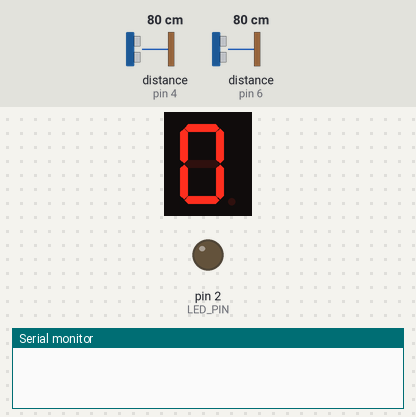
This sketch was run on a simulated Arduino Uno, built with avr-gcc and run on an emulated ATmega328P. Shown: 1-digit seven-segment display, output pins drawn as LEDs (lit = HIGH), the last lines printed to the serial monitor. Wiring (inferred from the names in the program): 2 × ultrasonic range finder: trigger pin 3, echo pin 4 / trigger pin 5, echo pin 6; 1-digit 7-segment display, segments lit when HIGH: segments pin 7, pin 8, pin 9, pin 10, pin 11, pin 12, pin 13. Inputs (shaded band) come from the test bench; at power-on: distance to the obstacle (sensors on pin 4, pin 6) 80 cm. The echo pulse lasts 58.3 µs per cm; the segment pins are drawn as the display they are named for; pins used as bus, display or sensor lines are not drawn.

Above: at 1.2 s.
1.3 s: distance to the obstacle (sensor on pin 4) set to 17 cm
2.8 s: distance to the obstacle (sensor on pin 4) set to 14 cm
At 4.0 s:
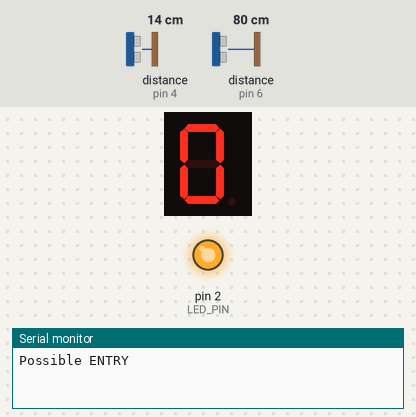
4.3 s: distance to the obstacle (sensor on pin 6) set to 2 cm
At 4.9 s:
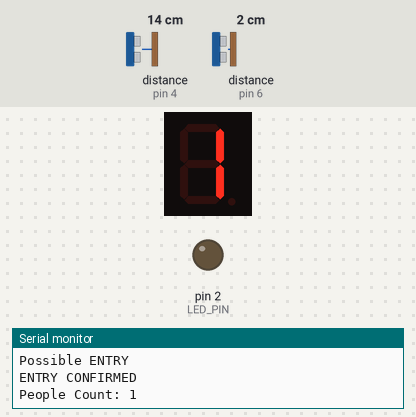
6.8 s: distance to the obstacle (sensor on pin 6) set to 14 cm
8.9 s: distance to the obstacle (sensor on pin 6) set to 18 cm
At 9.9 s:
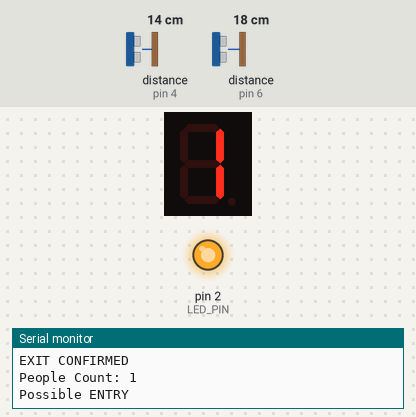
Timing chart, 0 to 14.0 s (numbered marks = the images above; inputs shaded):
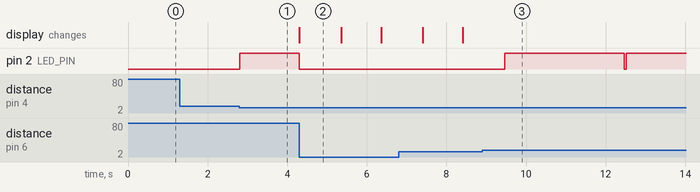

The sketch:

IOTPBL.ino
```cpp
#define LED_PIN 2

// Ultrasonic Sensor 2 (outside)
#define TRIGGER_PIN_2 3
#define ECHO_PIN_2    4

// Ultrasonic Sensor 3 (inside)
#define TRIGGER_PIN_3 5
#define ECHO_PIN_3    6

// 7 Segment Display
#define A_PIN 7
#define B_PIN 8
#define C_PIN 9
#define D_PIN 10
#define E_PIN 11
#define F_PIN 12
#define G_PIN 13

const int DETECTION_DISTANCE = 15;
const unsigned long CONFIRM_TIME = 3000;

int peopleCount = 0;

void clearDisplay() {

  digitalWrite(A_PIN, LOW);
  digitalWrite(B_PIN, LOW);
  digitalWrite(C_PIN, LOW);
  digitalWrite(D_PIN, LOW);
  digitalWrite(E_PIN, LOW);
  digitalWrite(F_PIN, LOW);
  digitalWrite(G_PIN, LOW);
}

void displayDigit(int digit) {

  clearDisplay();

  switch(digit) {

    case 0:
      digitalWrite(A_PIN, HIGH);
      digitalWrite(B_PIN, HIGH);
      digitalWrite(C_PIN, HIGH);
      digitalWrite(D_PIN, HIGH);
      digitalWrite(E_PIN, HIGH);
      digitalWrite(F_PIN, HIGH);
      break;

    case 1:
      digitalWrite(B_PIN, HIGH);
      digitalWrite(C_PIN, HIGH);
      break;

    case 2:
      digitalWrite(A_PIN, HIGH);
      digitalWrite(B_PIN, HIGH);
      digitalWrite(D_PIN, HIGH);
      digitalWrite(E_PIN, HIGH);
      digitalWrite(G_PIN, HIGH);
      break;

    case 3:
      digitalWrite(A_PIN, HIGH);
      digitalWrite(B_PIN, HIGH);
      digitalWrite(C_PIN, HIGH);
      digitalWrite(D_PIN, HIGH);
      digitalWrite(G_PIN, HIGH);
      break;

    case 4:
      digitalWrite(B_PIN, HIGH);
      digitalWrite(C_PIN, HIGH);
      digitalWrite(F_PIN, HIGH);
      digitalWrite(G_PIN, HIGH);
      break;

    case 5:
      digitalWrite(A_PIN, HIGH);
      digitalWrite(C_PIN, HIGH);
      digitalWrite(D_PIN, HIGH);
      digitalWrite(F_PIN, HIGH);
      digitalWrite(G_PIN, HIGH);
      break;

    case 6:
      digitalWrite(A_PIN, HIGH);
      digitalWrite(C_PIN, HIGH);
      digitalWrite(D_PIN, HIGH);
      digitalWrite(E_PIN, HIGH);
      digitalWrite(F_PIN, HIGH);
      digitalWrite(G_PIN, HIGH);
      break;

    case 7:
      digitalWrite(A_PIN, HIGH);
      digitalWrite(B_PIN, HIGH);
      digitalWrite(C_PIN, HIGH);
      break;

    case 8:
      digitalWrite(A_PIN, HIGH);
      digitalWrite(B_PIN, HIGH);
      digitalWrite(C_PIN, HIGH);
      digitalWrite(D_PIN, HIGH);
      digitalWrite(E_PIN, HIGH);
      digitalWrite(F_PIN, HIGH);
      digitalWrite(G_PIN, HIGH);
      break;

    case 9:
      digitalWrite(A_PIN, HIGH);
      digitalWrite(B_PIN, HIGH);
      digitalWrite(C_PIN, HIGH);
      digitalWrite(D_PIN, HIGH);
      digitalWrite(F_PIN, HIGH);
      digitalWrite(G_PIN, HIGH);
      break;
  }
}

float readDistance(int triggerPin, int echoPin) {

  digitalWrite(triggerPin, LOW);
  delayMicroseconds(2);

  digitalWrite(triggerPin, HIGH);
  delayMicroseconds(10);

  digitalWrite(triggerPin, LOW);

  long duration = pulseIn(echoPin, HIGH, 30000);

  float distance = duration * 0.0343 / 2;

  return distance;
}


bool sensorTriggered(int triggerPin, int echoPin) {

  float distance = readDistance(triggerPin, echoPin);

  return (distance > 0 && distance < DETECTION_DISTANCE);
}


void setup() {

  Serial.begin(9600);

  pinMode(LED_PIN, OUTPUT);

  pinMode(TRIGGER_PIN_2, OUTPUT);
  pinMode(ECHO_PIN_2, INPUT);

  pinMode(TRIGGER_PIN_3, OUTPUT);
  pinMode(ECHO_PIN_3, INPUT);

  pinMode(A_PIN, OUTPUT);
  pinMode(B_PIN, OUTPUT);
  pinMode(C_PIN, OUTPUT);
  pinMode(D_PIN, OUTPUT);
  pinMode(E_PIN, OUTPUT);
  pinMode(F_PIN, OUTPUT);
  pinMode(G_PIN, OUTPUT);

  displayDigit(0);
}

void loop() {

  bool sensor2 = sensorTriggered(TRIGGER_PIN_2, ECHO_PIN_2);
  bool sensor3 = sensorTriggered(TRIGGER_PIN_3, ECHO_PIN_3);


  if(sensor2) {

    Serial.println("Possible ENTRY");

    digitalWrite(LED_PIN, HIGH);

    unsigned long startTime = millis();

    bool confirmed = false;

    while(millis() - startTime < CONFIRM_TIME) {

      if(sensorTriggered(TRIGGER_PIN_3, ECHO_PIN_3)) {

        confirmed = true;
        break;
      }
    }

    digitalWrite(LED_PIN, LOW);

    if(confirmed) {

      peopleCount++;


      if(peopleCount > 9)
        peopleCount = 9;

      displayDigit(peopleCount);

      Serial.println("ENTRY CONFIRMED");
      Serial.print("People Count: ");
      Serial.println(peopleCount);

      delay(1000);
    }
  }


  if(sensor3) {

    Serial.println("Possible EXIT");

    digitalWrite(LED_PIN, HIGH);

    unsigned long startTime = millis();

    bool confirmed = false;

    while(millis() - startTime < CONFIRM_TIME) {

      if(sensorTriggered(TRIGGER_PIN_2, ECHO_PIN_2)) {

        confirmed = true;
        break;
      }
    }

    digitalWrite(LED_PIN, LOW);

    if(confirmed) {

      peopleCount--;

      if(peopleCount < 0)
        peopleCount = 0;

      displayDigit(peopleCount);

      Serial.println("EXIT CONFIRMED");
      Serial.print("People Count: ");
      Serial.println(peopleCount);

      delay(1000);
    }
  }

  delay(50);
}
```

Measured:
- the behaviour switches between 16 and 15 cm on distance to the obstacle (sensor on pin 4) (found by bisection; images 0 and 1)
- the behaviour switches between 15 and 16 cm on distance to the obstacle (sensor on pin 6) (found by bisection; images 2 and 3)
- after the input at 1.3 s, every drawn part: stays the same
- after the input at 2.8 s, pin 2 (LED_PIN): LOW → HIGH at once
- after the input at 4.3 s, the display: changes at once (image 2)
- after the input at 8.9 s, pin 2 (LED_PIN): LOW → HIGH after 0.57 s, → LOW 3.0 s later, → HIGH 0.05 s later
- what the display in image 2 shows lasts 1.1 s, from 4.3 s to 5.4 s
